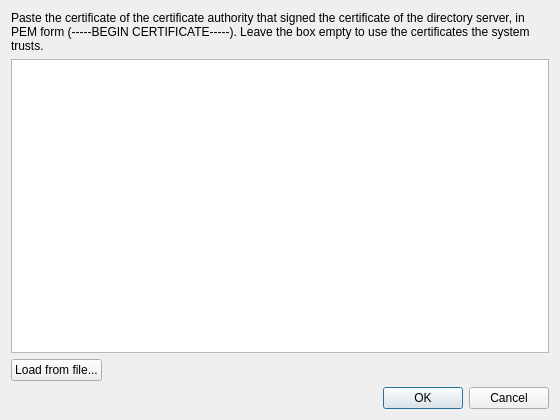
<?xml version="1.0" encoding="UTF-8"?>
<ui version="4.0">
 <class>CaCertificateDialog</class>
 <widget class="QDialog" name="CaCertificateDialog">
  <property name="geometry">
   <rect>
    <x>0</x>
    <y>0</y>
    <width>560</width>
    <height>420</height>
   </rect>
  </property>
  <property name="windowTitle">
   <string>CA Certificate</string>
  </property>
  <layout class="QVBoxLayout" name="verticalLayout">
   <item>
    <widget class="QLabel" name="label_hint">
     <property name="text">
      <string>Paste the certificate of the certificate authority that signed the certificate of the directory server, in PEM form (-----BEGIN CERTIFICATE-----). Leave the box empty to use the certificates the system trusts.</string>
     </property>
     <property name="wordWrap">
      <bool>true</bool>
     </property>
    </widget>
   </item>
   <item>
    <widget class="QPlainTextEdit" name="edit_certificate">
     <property name="lineWrapMode">
      <enum>QPlainTextEdit::LineWrapMode::NoWrap</enum>
     </property>
    </widget>
   </item>
   <item>
    <layout class="QHBoxLayout" name="horizontalLayout">
     <item>
      <widget class="QPushButton" name="button_load">
       <property name="text">
        <string>Load from file...</string>
       </property>
      </widget>
     </item>
     <item>
      <spacer name="horizontalSpacer">
       <property name="orientation">
        <enum>Qt::Orientation::Horizontal</enum>
       </property>
       <property name="sizeHint" stdset="0">
        <size>
         <width>40</width>
         <height>20</height>
        </size>
       </property>
      </spacer>
     </item>
    </layout>
   </item>
   <item>
    <widget class="DialogButtonBox" name="button_box">
     <property name="standardButtons">
      <set>QDialogButtonBox::StandardButton::Cancel|QDialogButtonBox::StandardButton::Ok</set>
     </property>
    </widget>
   </item>
  </layout>
 </widget>
 <customwidgets>
  <customwidget>
   <class>DialogButtonBox</class>
   <extends>QDialogButtonBox</extends>
   <header>common/desktop/dialog_button_box.h</header>
  </customwidget>
 </customwidgets>
 <resources/>
 <connections/>
</ui>
